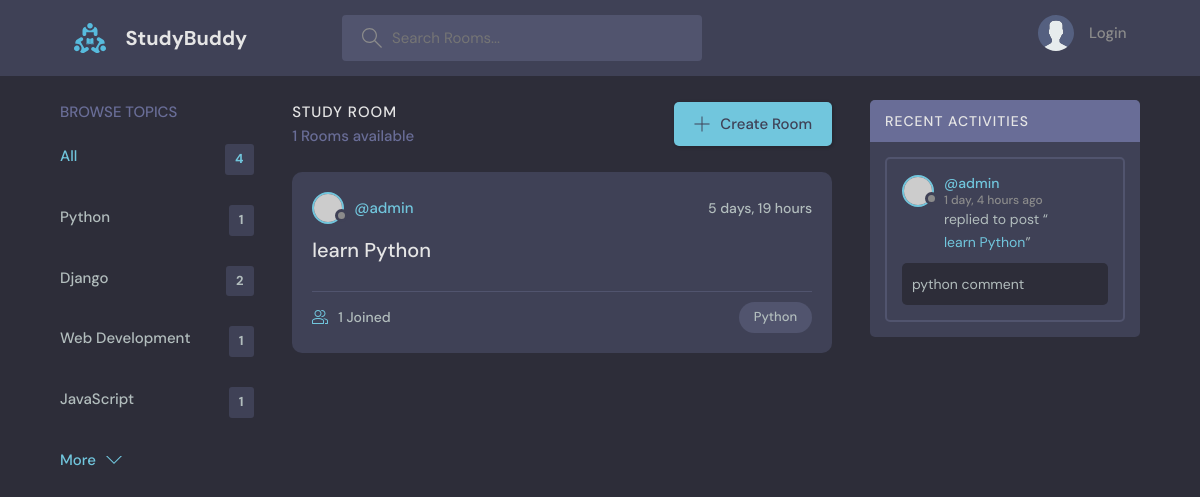
Page /?q=Python on the committed database.
### base/models.py (models this page shows, shortened)
class Topic(models.Model):
    name = models.CharField(max_length=200)

class Room(models.Model):
    host = models.ForeignKey(User, on_delete=models.SET_NULL, null=True)
    topic = models.ForeignKey(Topic, on_delete=models.SET_NULL, null=True)
    name = models.CharField(max_length=200)
    description = models.TextField(null=True, blank=True)
    participants = models.ManyToManyField(User, related_name='participants', blank=True)
    updated = models.DateTimeField(auto_now=True)
    created = models.DateTimeField(auto_now_add=True)
    class Meta:
        ordering = ['-updated', '-created']

class Message(models.Model):
    user = models.ForeignKey(User, on_delete=models.CASCADE)
    room = models.ForeignKey(Room, on_delete=models.CASCADE)
    body = models.TextField()
    updated = models.DateTimeField(auto_now=True)
    created = models.DateTimeField(auto_now_add=True)

### base/views.py (the view)
# urls.py: path('', views.home, name="home"),
def home(request):
    q = ''
    if request.GET.get('q') != None:
        q = request.GET.get('q')
    rooms = Room.objects.filter(
        Q(topic__name__icontains=q) |
        Q(name__icontains=q) |
        Q(description__icontains=q)
    )
    room_messages = Message.objects.filter(
        Q(room__topic__name__icontains=q)
    )
    room_count = rooms.count()
    topics = Topic.objects.all()
    context = {'rooms': rooms, 'topics': topics, 'room_count': room_count, 'room_messages': room_messages}
    return render(request, 'base/home.html', context)

### base/templates/base/home.html
{% extends 'main.html' %}
{% block content %}
    <main class="layout layout--3">
      <div class="container">
        {% include 'base/topics_component.html' %}
        {% include 'base/feed_component.html' %}
        {% include 'base/activity_component.html' %}
      </div>
    </main>
    {% endblock content %}

### base/templates/base/topics_component.html
        <div class="topics">
            <div class="topics__header">
              <h2>Browse Topics</h2>
            </div>
            <ul class="topics__list">
              <li>
                <a href="/" class="active">All <span>{{topics.count}}</span></a>
              </li>
              {% for topic in topics %}
              <li>
                <a href="{% url 'home' %}?q={{topic.name}}">{{topic.name}} <span>{{topic.room_set.all.count}}</span></a>
              </li>
              {% endfor %}
            </ul>
            <a class="btn btn--link" href="topics.html">
              More
              <svg version="1.1" xmlns="http://www.w3.org/2000/svg" width="32" height="32" viewBox="0 0 32 32">
                <title>chevron-down</title>
                <path d="M16 21l-13-13h-3l16 16 16-16h-3l-13 13z"></path>
              </svg>
            </a>
          </div>

### base/templates/base/feed_component.html (shortened to what this page needs)
<div class="roomList">
    {% if request.path == '/' %}
    <div class="roomList__header">
      <div>
        <h2>Study Room</h2>
        <p>{{room_count}} Rooms available</p>
      </div>
      <a class="btn btn--main" href="{% url 'create-room' %}">
        <svg version="1.1" xmlns="http://www.w3.org/2000/svg" width="32" height="32" viewBox="0 0 32 32">
          <title>add</title>
          <path
            d="M16.943 0.943h-1.885v14.115h-14.115v1.885h14.115v14.115h1.885v-14.115h14.115v-1.885h-14.115v-14.115z"
          ></path>
        </svg>
        Create Room
      </a>
    </div>
    {% endif %}
    {% for room in rooms %}
    <div class="roomListRoom">
      <div class="roomListRoom__header">
        <a href="{% url 'user-profile' room.host.id %}" class="roomListRoom__author">
          <div class="avatar avatar--small">
            <img src="https://randomuser.me/api/portraits/women/11.jpg" />
          </div>
          <span>@{{room.host.username}}</span>
        </a>
        <div class="roomListRoom__actions">
          <span>{{room.created|timesince}}</span>
        </div>
      </div>
      <div class="roomListRoom__content">
        <a href="{% url 'room' room.id %}">{{room.name}}</a>
      </div>
      <div class="roomListRoom__meta">
        <a href="{% url 'room' room.id %}" class="roomListRoom__joined">
          {{room.participants.all.count}} Joined
        </a>
        <p class="roomListRoom__topic">{{room.topic.name}}</p>
      </div>
    </div>
    {% endfor %}
</div>

### base/templates/base/activity_component.html (shortened to what this page needs)
<div class="activities">
    <div class="activities__header">
      <h2>Recent Activities</h2>
    </div>
    {% for recent in room_messages%}
    <div class="activities__box">
      <div class="activities__boxHeader roomListRoom__header">
        <a href="{% url 'user-profile' recent.user.id %}" class="roomListRoom__author">
          <div class="avatar avatar--small">
            <img src="https://randomuser.me/api/portraits/women/11.jpg" />
          </div>
          <p>
            @{{recent.user}}
            <span>{{recent.created|timesince}} ago</span>
          </p>
        </a>
      </div>
      <div class="activities__boxContent">
        <p>replied to post “<a href="{% url 'room' recent.room.id %}">{{recent.room.name}}</a>”</p>
        <div class="activities__boxRoomContent">
            {{recent.body}}
        </div>
      </div>
    </div>
    {% endfor %}
  </div>

### rows in the picture
Topic: name "Python", room_set.all.count "1"
Topic: name "Django", room_set.all.count "2"
Topic: name "Web Development", room_set.all.count "1"
Topic: name "JavaScript", room_set.all.count "1"
Room: host.username "admin", created "5 days, 19 hours", name "learn Python", participants.all.count "1", topic.name "Python"
Message: user "admin", created "1 day, 4 hours", room.name "learn Python", body "python comment"

### other values in the picture
{{ topics.count }} "4"
{{ room_count }} "1"
